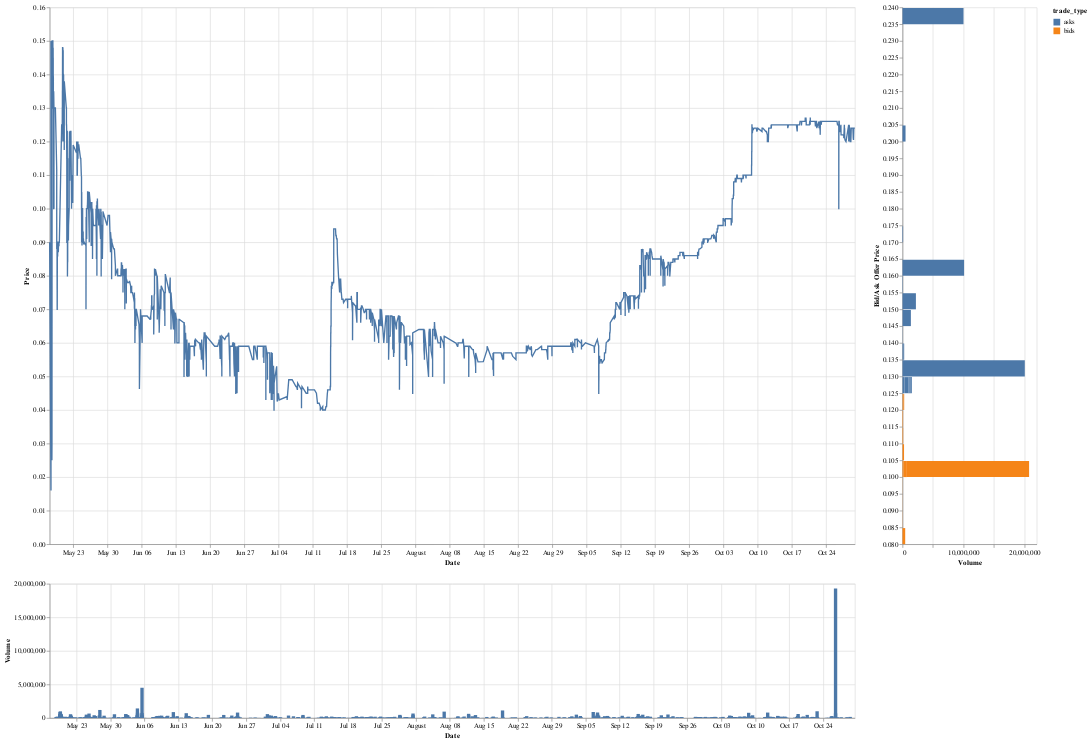

Notebook code cell kept with this figure:
### Code cell
alt.hconcat(alt.vconcat(price_chart, chart_volume),order_book)

### Figure 1 — Vega-Lite specification as saved in the notebook (floating-point values rounded to 4 significant figures; data arrays with more than 128 entries replaced by an {"elided": "..."} marker saying what was removed)
{"config": {"view": {"continuousWidth": 400, "continuousHeight": 300}}, "hconcat": [{"vconcat": [{"data": {"name": "data-c1703467c9c702d9d4595548f1416446"}, "mark": "line", "encoding": {"tooltip": [{"type": "temporal", "field": "dateTime"}, {"type": "quantitative", "field": "displayPricePerDisplayUnit"}], "x": {"type": "temporal", "field": "dateTime", "title": "Date"}, "y": {"type": "quantitative", "field": "displayPricePerDisplayUnit", "title": "Price"}}, "height": 800, "width": 1200}, {"data": {"name": "data-e013acce7d0787d42366e8d252ecfc7c"}, "mark": "bar", "encoding": {"tooltip": [{"type": "nominal", "field": "created"}, {"type": "quantitative", "field": "displayAmount"}], "x": {"type": "temporal", "field": "created", "title": "Date"}, "y": {"type": "quantitative", "field": "displayAmount", "title": "Volume"}}, "height": 200, "width": 1200}]}, {"data": {"name": "data-83d2174cfe20b0bfd842eedf3449979d"}, "mark": "bar", "encoding": {"color": {"type": "nominal", "field": "trade_type"}, "tooltip": [{"type": "quantitative", "field": "displayPricePerDisplayUnit"}, {"type": "quantitative", "field": "displayTotalUnits"}], "x": {"type": "quantitative", "field": "displayTotalUnits", "scale": {"reverse": false}, "title": "Volume"}, "y": {"type": "quantitative", "axis": {"orient": "left"}, "bin": {"maxbins": 40}, "field": "displayPricePerDisplayUnit", "title": "Bid/Ask Offer Price"}}, "height": 800, "width": 200}], "$schema": "https://vega.github.io/schema/vega-lite/v4.8.1.json", "datasets": {"data-c1703467c9c702d9d4595548f1416446": {"elided": "2370 records"}, "data-e013acce7d0787d42366e8d252ecfc7c": {"elided": "2128 records"}, "data-83d2174cfe20b0bfd842eedf3449979d": [{"displayPricePerDisplayUnit": 0.124, "displayTotalUnits": 14180, "trade_type": "asks"}, {"displayPricePerDisplayUnit": 0.125, "displayTotalUnits": 343180, "trade_type": "asks"}, {"displayPricePerDisplayUnit": 0.126, "displayTotalUnits": 634560, "trade_type": "asks"}, {"displayPricePerDisplayUnit": 0.127, "displayTotalUnits": 135430, "trade_type": "asks"}, {"displayPricePerDisplayUnit": 0.128, "displayTotalUnits": 237000, "trade_type": "asks"}, {"displayPricePerDisplayUnit": 0.129, "displayTotalUnits": 180130, "trade_type": "asks"}, {"displayPricePerDisplayUnit": 0.13, "displayTotalUnits": 20050000, "trade_type": "asks"}, {"displayPricePerDisplayUnit": 0.135, "displayTotalUnits": 179000, "trade_type": "asks"}, {"displayPricePerDisplayUnit": 0.139, "displayTotalUnits": 100000, "trade_type": "asks"}, {"displayPricePerDisplayUnit": 0.14, "displayTotalUnits": 30000, "trade_type": "asks"}, {"displayPricePerDisplayUnit": 0.147, "displayTotalUnits": 38120, "trade_type": "asks"}, {"displayPricePerDisplayUnit": 0.148, "displayTotalUnits": 32080, "trade_type": "asks"}, {"displayPricePerDisplayUnit": 0.149, "displayTotalUnits": 1305000, "trade_type": "asks"}, {"displayPricePerDisplayUnit": 0.15, "displayTotalUnits": 2199000, "trade_type": "asks"}, {"displayPricePerDisplayUnit": 0.155, "displayTotalUnits": 50000, "trade_type": "asks"}, {"displayPricePerDisplayUnit": 0.156, "displayTotalUnits": 15000, "trade_type": "asks"}, {"displayPricePerDisplayUnit": 0.16, "displayTotalUnits": 10100000, "trade_type": "asks"}, {"displayPricePerDisplayUnit": 0.17, "displayTotalUnits": 100000, "trade_type": "asks"}, {"displayPricePerDisplayUnit": 0.2, "displayTotalUnits": 500000, "trade_type": "asks"}, {"displayPricePerDisplayUnit": 0.24, "displayTotalUnits": 10000000, "trade_type": "asks"}, {"displayPricePerDisplayUnit": 0.122, "displayTotalUnits": 143450, "trade_type": "bids"}, {"displayPricePerDisplayUnit": 0.121, "displayTotalUnits": 37790, "trade_type": "bids"}, {"displayPricePerDisplayUnit": 0.12, "displayTotalUnits": 83560, "trade_type": "bids"}, {"displayPricePerDisplayUnit": 0.116, "displayTotalUnits": 43000, "trade_type": "bids"}, {"displayPricePerDisplayUnit": 0.115, "displayTotalUnits": 55690, "trade_type": "bids"}, {"displayPricePerDisplayUnit": 0.112, "displayTotalUnits": 12000, "trade_type": "bids"}, {"displayPricePerDisplayUnit": 0.11, "displayTotalUnits": 101160, "trade_type": "bids"}, {"displayPricePerDisplayUnit": 0.105, "displayTotalUnits": 254000, "trade_type": "bids"}, {"displayPricePerDisplayUnit": 0.104, "displayTotalUnits": 136270, "trade_type": "bids"}, {"displayPricePerDisplayUnit": 0.103, "displayTotalUnits": 107000, "trade_type": "bids"}, {"displayPricePerDisplayUnit": 0.102, "displayTotalUnits": 2500, "trade_type": "bids"}, {"displayPricePerDisplayUnit": 0.101, "displayTotalUnits": 472000, "trade_type": "bids"}, {"displayPricePerDisplayUnit": 0.1, "displayTotalUnits": 20036920, "trade_type": "bids"}, {"displayPricePerDisplayUnit": 0.096, "displayTotalUnits": 100, "trade_type": "bids"}, {"displayPricePerDisplayUnit": 0.095, "displayTotalUnits": 20000, "trade_type": "bids"}, {"displayPricePerDisplayUnit": 0.09, "displayTotalUnits": 19550, "trade_type": "bids"}, {"displayPricePerDisplayUnit": 0.089, "displayTotalUnits": 22220, "trade_type": "bids"}, {"displayPricePerDisplayUnit": 0.085, "displayTotalUnits": 4000, "trade_type": "bids"}, {"displayPricePerDisplayUnit": 0.081, "displayTotalUnits": 2500, "trade_type": "bids"}, {"displayPricePerDisplayUnit": 0.08, "displayTotalUnits": 441500, "trade_type": "bids"}]}}
